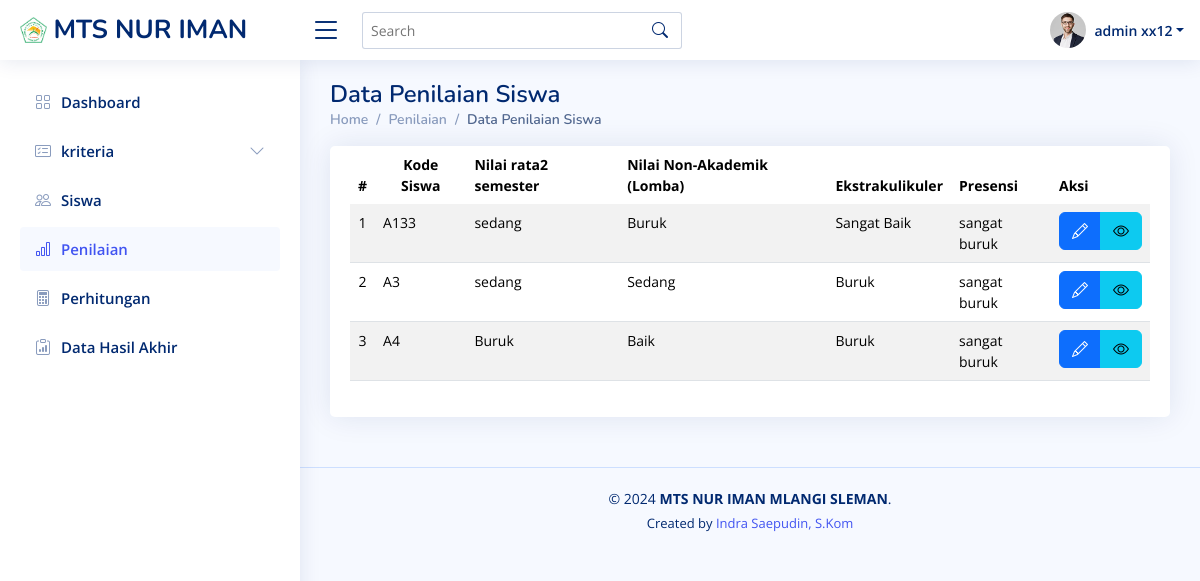
Page /penilaian/lihat_penilaian.php (signed in) on the earlier database version.
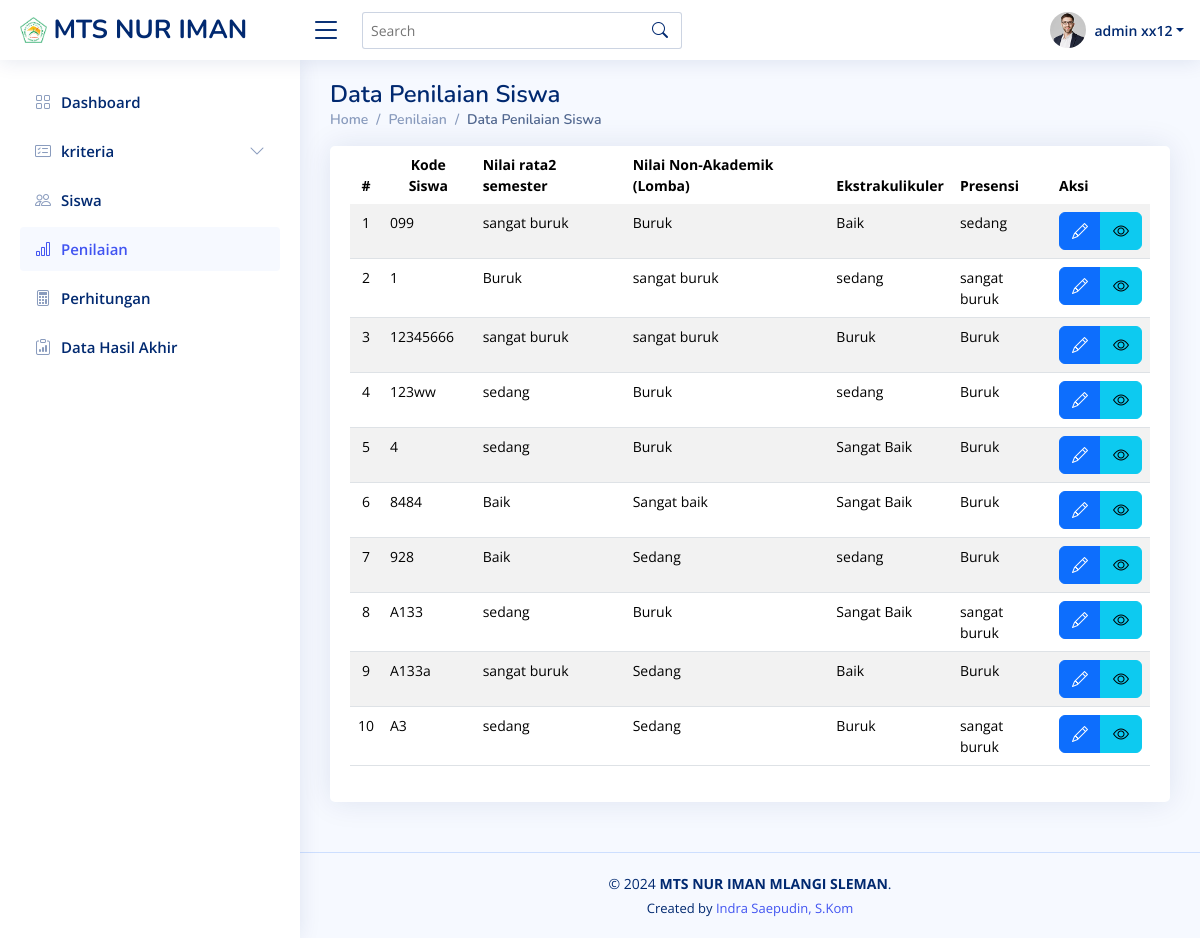
Same page on the later database version.
### tables this page shows
CREATE TABLE `kriteria` (
  `kode_kriteria` varchar(50) NOT NULL,
  `nama_kriteria` varchar(50) NOT NULL,
  `jenis_kriteria` varchar(50) NOT NULL
);

CREATE TABLE `siswa` (
  `kode_siswa` varchar(50) NOT NULL,
  `nisn` varchar(20) NOT NULL,
  `nama_siswa` varchar(100) NOT NULL,
  `kelas` varchar(10) NOT NULL,
  `jenis_kelamin` enum('Laki-laki','Perempuan') NOT NULL,
  `alamat` text NOT NULL,
  `no_telp` varchar(15) DEFAULT NULL,
  `orang_tua_wali` varchar(100) NOT NULL
);

CREATE TABLE `sub_kriteria` (
  `id_sub_kriteria` int(11) NOT NULL,
  `kode_kriteria` varchar(50) DEFAULT NULL,
  `sub_kriteria` varchar(255) DEFAULT NULL,
  `bobot_sub_kriteria` float DEFAULT NULL
);

### penilaian/lihat_penilaian.php (the view, shortened to what this page needs)
<?php
include '../conn.php';
?>
<!DOCTYPE html>
<html lang="en">
<head>
  <link href="../assets/template/NiceAdmin/assets/vendor/bootstrap/css/bootstrap.min.css" rel="stylesheet">
  <link href="../assets/template/NiceAdmin/assets/vendor/bootstrap-icons/bootstrap-icons.css" rel="stylesheet">
  <link href="../assets/template/NiceAdmin/assets/vendor/boxicons/css/boxicons.min.css" rel="stylesheet">
  <link href="../assets/template/NiceAdmin/assets/vendor/quill/quill.snow.css" rel="stylesheet">
  <link href="../assets/template/NiceAdmin/assets/vendor/quill/quill.bubble.css" rel="stylesheet">
  <link href="../assets/template/NiceAdmin/assets/vendor/remixicon/remixicon.css" rel="stylesheet">
  <link href="../assets/template/NiceAdmin/assets/vendor/simple-datatables/style.css" rel="stylesheet">
  <link href="../assets/template/NiceAdmin/assets/css/style.css" rel="stylesheet">
  <link rel="stylesheet" href="https://cdn.jsdelivr.net/npm/sweetalert2@11/dist/sweetalert2.min.css">
</head>
<body>
  <header id="header" class="header fixed-top d-flex align-items-center">
    <div class="d-flex align-items-center justify-content-between">
      <a href="../dashboard.php" class="logo d-flex align-items-center">
        <img src="../assets/img/logo-mts.png" alt="">
        <span class="d-none d-lg-block"> MTS NUR IMAN</span>
      </a>
      <i class="bi bi-list toggle-sidebar-btn"></i>
    </div>
    <div class="search-bar">
      <form class="search-form d-flex align-items-center" method="POST" action="#">
        <input type="text" name="query" placeholder="Search" title="Enter search keyword">
        <button type="submit" title="Search"><i class="bi bi-search"></i></button>
      </form>
    </div>
    <nav class="header-nav ms-auto">
      <ul class="d-flex align-items-center">
        <li class="nav-item dropdown pe-3">
          <a class="nav-link nav-profile d-flex align-items-center pe-0" href="#" data-bs-toggle="dropdown">
            <img src="../assets/template/NiceAdmin/assets/img/profile-img.jpg" alt="Profile" class="rounded-circle">
            <span class="d-none d-md-block dropdown-toggle ps-2"> <?php echo $_SESSION['admin']['nama']; ?></span>
          </a>
        </li>
      </ul>
    </nav>
  </header>
  <aside id="sidebar" class="sidebar">
    <ul class="sidebar-nav" id="sidebar-nav">
      <li class="nav-item">
        <a class="nav-link collapsed" href="../dashboard.php">
          <i class="bi bi-grid"></i>
          <span>Dashboard</span>
        </a>
      </li>
      <li class="nav-item">
        <a class="nav-link collapsed" data-bs-target="#kriteria-nav" data-bs-toggle="collapse" href="#">
          <i class="bi bi-card-checklist"></i><span>kriteria</span><i class="bi bi-chevron-down ms-auto"></i>
        </a>
      </li>
      <li class="nav-item">
        <a class="nav-link collapsed" href="../siswa/lihat_siswa.php">
          <i class="bi bi-people"></i>
          <span>Siswa</span>
        </a>
      </li>
      <li class="nav-item">
        <a class="nav-link " href="../penilaian/lihat_penilaian.php">
          <i class="bi bi-bar-chart"></i>
          <span>Penilaian</span>
        </a>
      </li>
      <li class="nav-item">
        <a class="nav-link collapsed" href="../perhitungan/perhitungan_psi.php">
          <i class="bi bi-calculator"></i>
          <span>Perhitungan</span>
        </a>
      </li>
      <li class="nav-item">
        <a class="nav-link collapsed" href="../hasil_akhir/hasil_akhir.php">
          <i class="bi bi-clipboard-data"></i>
          <span>Data Hasil Akhir</span>
        </a>
      </li>
    </ul>
  </aside>
  <main id="main" class="main">
    <div class="pagetitle">
      <h1>Data Penilaian Siswa</h1>
      <nav>
        <ol class="breadcrumb">
          <li class="breadcrumb-item">Home</li>
          <li class="breadcrumb-item">Penilaian</li>
          <li class="breadcrumb-item active">Data Penilaian Siswa</li>
        </ol>
      </nav>
    </div>
    <section class="section dashboard">
      <div class="row">
        <div class="col-lg-12">
          <div class="card recent-sales overflow-auto">
            <div class="card-body">
              <div class="table-responsive">
                <table class="table table-striped datatable">
                  <thead>
                    <tr>
                      <th scope="col" class="text-center">#</th>
                      <th scope="col" class="text-center">Kode Siswa</th>
                      <?php
                      $queryKriteria = "SELECT kode_kriteria, nama_kriteria FROM kriteria";
                      $resultKriteria = $conn->query($queryKriteria);
                      if ($resultKriteria->num_rows > 0) {
                        while ($rowKriteria = $resultKriteria->fetch_assoc()) {
                          echo "<th scope='col'>" . $rowKriteria['nama_kriteria'] . "</th>";
                        }
                      }
                      ?>
                      <th scope="col">Aksi</th>
                    </tr>
                  </thead>
                  <tbody>
                    <?php
                    $querySiswa = "SELECT kode_siswa FROM siswa";
                    $resultSiswa = $conn->query($querySiswa);
                    if ($resultSiswa->num_rows > 0) {
                      $nomor = 1;
                      while ($rowSiswa = $resultSiswa->fetch_assoc()) {
                        echo "<tr>";
                        echo "<td class='text-center'>" . $nomor . "</td>";
                        echo "<td>" . $rowSiswa['kode_siswa'] . "</td>";
                        $resultKriteria->data_seek(0);
                        while ($rowKriteria = $resultKriteria->fetch_assoc()) {
                          $kodeKriteria = $rowKriteria['kode_kriteria'];
                          $queryPenilaian = "SELECT id_sub_kriteria FROM penilaian_siswa WHERE kode_siswa = '" . $rowSiswa['kode_siswa'] . "' AND kode_kriteria = '$kodeKriteria'";
                          $resultPenilaian = $conn->query($queryPenilaian);
                          $subkriteria = "-";
                          if ($resultPenilaian->num_rows > 0) {
                            $rowPenilaian = $resultPenilaian->fetch_assoc();
                            $idSubKriteria = $rowPenilaian['id_sub_kriteria'];
                            $querySubKriteria = "SELECT sub_kriteria FROM sub_kriteria WHERE id_sub_kriteria = $idSubKriteria";
                            $resultSubKriteria = $conn->query($querySubKriteria);
                            if ($resultSubKriteria->num_rows > 0) {
                              $rowSubKriteria = $resultSubKriteria->fetch_assoc();
                              $subkriteria = $rowSubKriteria['sub_kriteria'];
                            }
                          }
                          echo "<td>" . $subkriteria . "</td>";
                        }
                    ?>
                        <td>
                          <div class='btn-group' role='group'>
                            <a href='isi_sub_kriteria.php?kode_siswa=<?php echo $rowSiswa['kode_siswa']; ?>' class='btn btn-primary'><i class='bi bi-pencil'></i></a>
                            <a href='detail_penilaian.php?kode_siswa=<?php echo $rowSiswa['kode_siswa']; ?>' class='btn btn-info'><i class='bi bi-eye'></i></a>
                          </div>
                        </td>
                    <?php
                        echo "</tr>";
                        $nomor++;
                      }
                    } else {
                      echo "<tr><td colspan='" . ($resultKriteria->num_rows + 1) . "' class='text-center'>Tidak ada data penilaian siswa.</td></tr>";
                    }
                    ?>
                  </tbody>
                </table>
              </div>
            </div>
          </div>
        </div>
      </div>
    </section>
  </main>
  <footer id="footer" class="footer">
    <div class="copyright">
      &copy; <?php echo date('Y'); ?> <strong>MTS NUR IMAN MLANGI SLEMAN</strong>.
      <div class="credits">
        Created by <a href="#" target="_blank">Indra Saepudin, S.Kom</a>
      </div>
    </div>
  </footer>
</body>
</html>

### assets/template/NiceAdmin/assets/css/style.css (style rules this page uses)
:root { scroll-behavior: smooth; }
body { font-family: "Open Sans", sans-serif; background: #f6f9ff; color: #444444; }
a { color: #4154f1; text-decoration: none; }
h1, h2, h3, h4, h5, h6 { font-family: "Nunito", sans-serif; }
#main { margin-top: 60px; padding: 20px 30px; transition: all 0.3s; }
.pagetitle { margin-bottom: 10px; }
.pagetitle h1 { font-size: 24px; margin-bottom: 0; font-weight: 600; color: #012970; }
.card { margin-bottom: 30px; border: none; border-radius: 5px; box-shadow: 0px 0 30px rgba(1, 41, 112, 0.1); }
.card-body { padding: 0 20px 20px 20px; }
.breadcrumb { font-size: 14px; font-family: "Nunito", sans-serif; color: #899bbd; font-weight: 600; }
.breadcrumb .breadcrumb-item::before { color: #899bbd; }
.breadcrumb .active { color: #51678f; font-weight: 600; }
.logo { line-height: 1; }
@media (min-width: 1200px) { .logo { width: 280px; } }
.logo img { max-height: 26px; margin-right: 6px; }
.logo span { font-size: 26px; font-weight: 700; color: #012970; font-family: "Nunito", sans-serif; }
.header { transition: all 0.5s; z-index: 997; height: 60px; box-shadow: 0px 2px 20px rgba(1, 41, 112, 0.1); background-color: #fff; padding-left: 20px; }
.header .toggle-sidebar-btn { font-size: 32px; padding-left: 10px; cursor: pointer; color: #012970; }
.header .search-bar { min-width: 360px; padding: 0 20px; }
.header .search-form { width: 100%; }
.header .search-form input { border: 0; font-size: 14px; color: #012970; border: 1px solid rgba(1, 41, 112, 0.2); padding: 7px 38px 7px 8px; border-radius: 3px; transition: 0.3s; width: 100%; }
.header .search-form button { border: 0; padding: 0; margin-left: -30px; background: none; }
.header .search-form button i { color: #012970; }
.header-nav ul { list-style: none; }
.header-nav>ul { margin: 0; padding: 0; }
.header-nav .nav-profile { color: #012970; }
.header-nav .nav-profile img { max-height: 36px; }
.header-nav .nav-profile span { font-size: 14px; font-weight: 600; }
.sidebar { position: fixed; top: 60px; left: 0; bottom: 0; width: 300px; z-index: 996; transition: all 0.3s; padding: 20px; overflow-y: auto; scrollbar-width: thin; scrollbar-color: #aab7cf transparent; box-shadow: 0px 0px 20px rgba(1, 41, 112, 0.1); background-color: #fff; }
@media (min-width: 1200px) { #main, #footer { margin-left: 300px; } }
.sidebar-nav { padding: 0; margin: 0; list-style: none; }
.sidebar-nav li { padding: 0; margin: 0; list-style: none; }
.sidebar-nav .nav-item { margin-bottom: 5px; }
.sidebar-nav .nav-link { display: flex; align-items: center; font-size: 15px; font-weight: 600; color: #4154f1; transition: 0.3; background: #f6f9ff; padding: 10px 15px; border-radius: 4px; }
.sidebar-nav .nav-link i { font-size: 16px; margin-right: 10px; color: #4154f1; }
.sidebar-nav .nav-link.collapsed { color: #012970; background: #fff; }
.sidebar-nav .nav-link.collapsed i { color: #899bbd; }
.sidebar-nav .nav-link .bi-chevron-down { margin-right: 0; transition: transform 0.2s ease-in-out; }
.dashboard .recent-sales { font-size: 14px; }
.dashboard .recent-sales .table thead { background: #f6f6fe; }
.dashboard .recent-sales .table thead th { border: 0; }
.footer { padding: 20px 0; font-size: 14px; transition: all 0.3s; border-top: 1px solid #cddfff; }
.footer .copyright { text-align: center; color: #012970; }
.footer .credits { padding-top: 5px; text-align: center; font-size: 13px; color: #012970; }

Differences in the rows shown:
removed siswa: kode_siswa "A4", kriteria (sub_kriteria.sub_kriteria "Buruk"), kriteria (sub_kriteria.sub_kriteria "Baik"), kriteria (sub_kriteria.sub_kriteria "Buruk"), kriteria (sub_kriteria.sub_kriteria "sangat buruk")
added siswa: kode_siswa "099", kriteria (sub_kriteria.sub_kriteria "sangat buruk"), kriteria (sub_kriteria.sub_kriteria "Buruk"), kriteria (sub_kriteria.sub_kriteria "Baik"), kriteria (sub_kriteria.sub_kriteria "sedang")
added siswa: kode_siswa "1", kriteria (sub_kriteria.sub_kriteria "Buruk"), kriteria (sub_kriteria.sub_kriteria "sangat buruk"), kriteria (sub_kriteria.sub_kriteria "sedang"), kriteria (sub_kriteria.sub_kriteria "sangat buruk")
added siswa: kode_siswa "12345666", kriteria (sub_kriteria.sub_kriteria "sangat buruk"), kriteria (sub_kriteria.sub_kriteria "sangat buruk"), kriteria (sub_kriteria.sub_kriteria "Buruk"), kriteria (sub_kriteria.sub_kriteria "Buruk")
added siswa: kode_siswa "123ww", kriteria (sub_kriteria.sub_kriteria "sedang"), kriteria (sub_kriteria.sub_kriteria "Buruk"), kriteria (sub_kriteria.sub_kriteria "sedang"), kriteria (sub_kriteria.sub_kriteria "Buruk")
added siswa: kode_siswa "4", kriteria (sub_kriteria.sub_kriteria "sedang"), kriteria (sub_kriteria.sub_kriteria "Buruk"), kriteria (sub_kriteria.sub_kriteria "Sangat Baik"), kriteria (sub_kriteria.sub_kriteria "Buruk")
added siswa: kode_siswa "8484", kriteria (sub_kriteria.sub_kriteria "Baik"), kriteria (sub_kriteria.sub_kriteria "Sangat baik"), kriteria (sub_kriteria.sub_kriteria "Sangat Baik"), kriteria (sub_kriteria.sub_kriteria "Buruk")
added siswa: kode_siswa "928", kriteria (sub_kriteria.sub_kriteria "Baik"), kriteria (sub_kriteria.sub_kriteria "Sedang"), kriteria (sub_kriteria.sub_kriteria "sedang"), kriteria (sub_kriteria.sub_kriteria "Buruk")
added siswa: kode_siswa "A133a", kriteria (sub_kriteria.sub_kriteria "sangat buruk"), kriteria (sub_kriteria.sub_kriteria "Sedang"), kriteria (sub_kriteria.sub_kriteria "Baik"), kriteria (sub_kriteria.sub_kriteria "Buruk")
